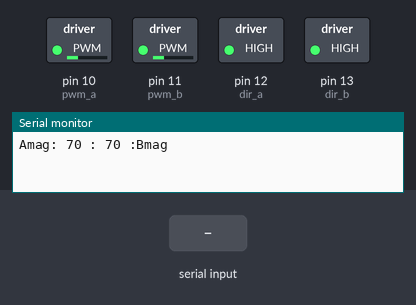
The sketch below on a simulated Arduino Uno, built with avr-gcc and run on an emulated ATmega328P. Parts: switched loads named in the sketch (green lamp = pin HIGH), the last lines printed to the serial monitor. The test bench sets the inputs (shaded band).

Above: at 1.2 s.
1.3 s: "1" received over Serial
At 4.0 s:
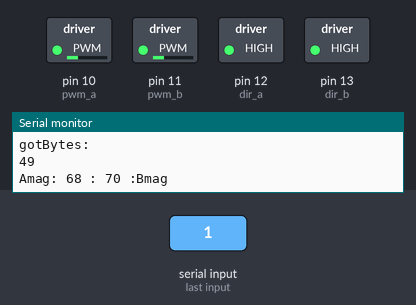
4.3 s: "2" received over Serial
At 6.6 s:
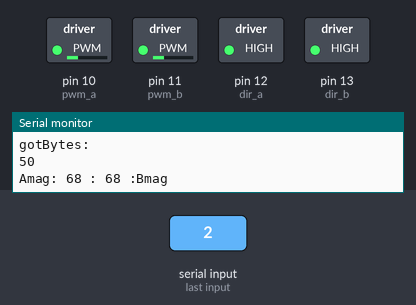
Timing chart, 0 to 8.1 s (numbered marks = the images above; inputs shaded):
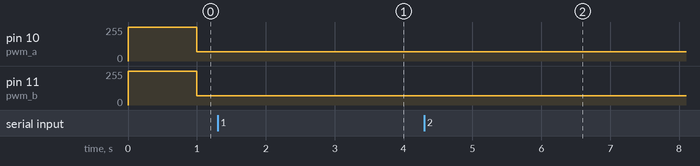

Measured:
- after the input at 1.3 s, pin 10 (pwm_a): 70/255 → 68/255 after 1.7 s
- after the input at 4.3 s, pin 11 (pwm_b): 70/255 → 68/255 after 1.7 s

The sketch:

test.ino
```cpp
#define pwm_a 10
#define pwm_b 11
#define dir_a 12
#define dir_b 13
#define zb_txPin 5
#define zb_rxPin 4


int incoming;
//a mag is right motor, stops at 45
int a_mag;
//b mag is left motor, stops at 55
int b_mag;
int a_dir;
int b_dir;

void setup(){
	a_mag=70;
	b_mag=70;

	pinMode(pwm_a, OUTPUT);  //Set control pins to be outputs
	pinMode(pwm_b, OUTPUT);
	pinMode(dir_a, OUTPUT);
	pinMode(dir_b, OUTPUT);
	Serial.begin(9600);
	digitalWrite(dir_a, HIGH);
	digitalWrite(dir_b, HIGH);
	analogWrite(pwm_a, 255);
	analogWrite(pwm_b, 255);
}

void loop(){
	if (Serial.available() > 0){
		Serial.println("gotBytes:");
		incoming =(int) Serial.read();
		Serial.println(incoming);
		if (incoming==49){
			a_mag-=2;
		}
		if (incoming==50){
			b_mag-=2;
		}
	}

	delay(1000);
	analogWrite(pwm_a,a_mag);
	analogWrite(pwm_b,b_mag);
	Serial.print("Amag: ");
	Serial.print(a_mag);
	Serial.print(" : ");
	Serial.print(b_mag);
	Serial.println(" :Bmag\n");

}
```
